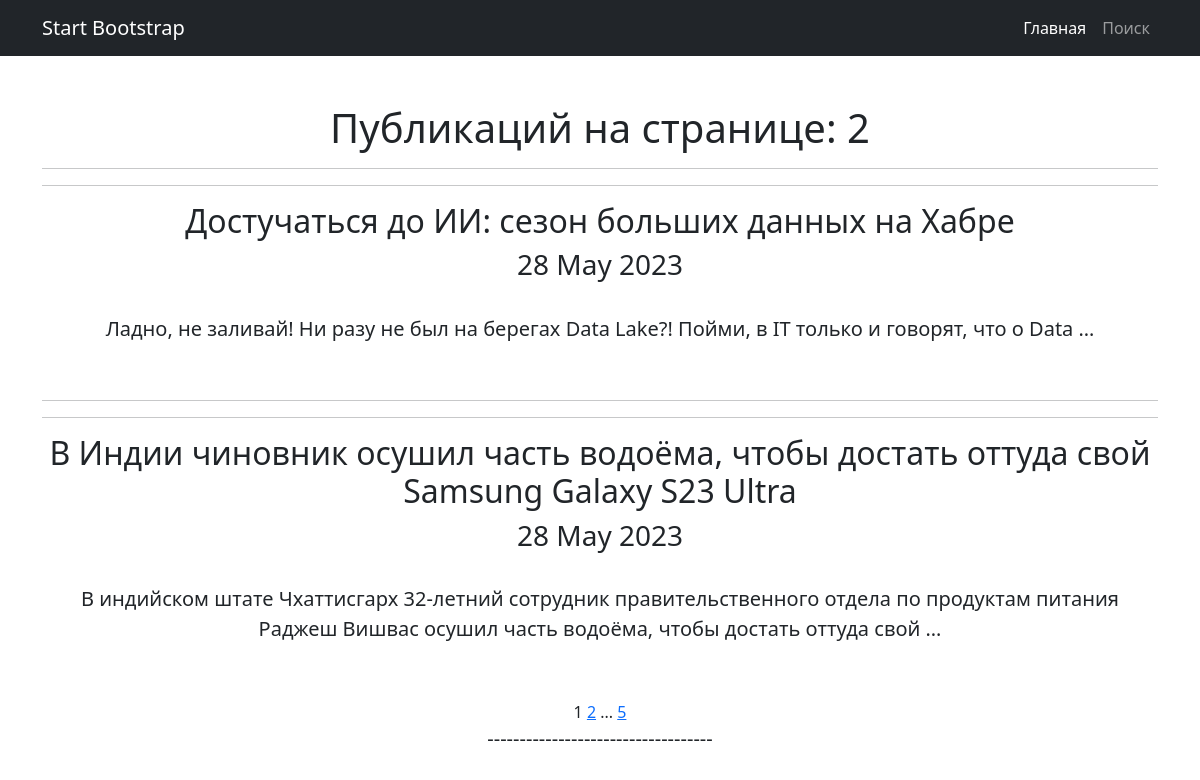
The page /news/ on the database as committed earlier.
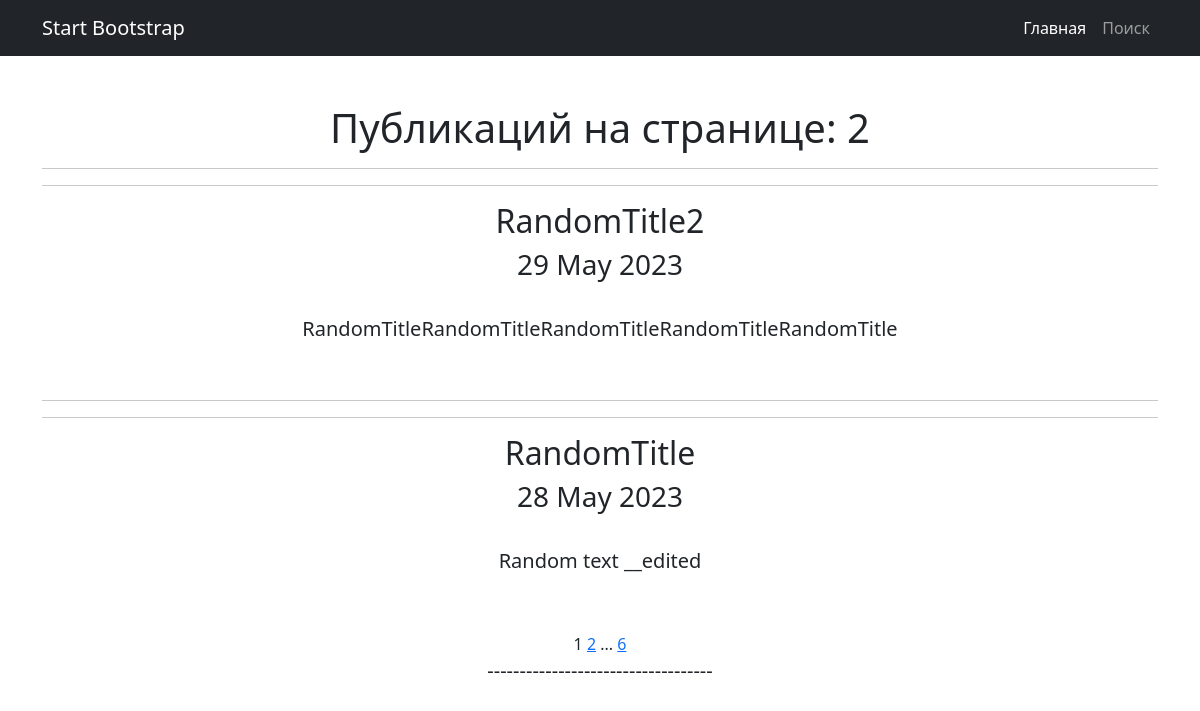
The same page on the database as committed later.
### news/models.py (models this page shows, shortened)
class Post(models.Model):
    article = 'at'
    news = 'nw'
    POST = [
        (article, 'Статья'),
        (news, 'Новости')
    ]
    author = models.ForeignKey(Author, on_delete=models.CASCADE)  # связь «один ко многим» с моделью Author;
    post_type = models.CharField(max_length=2, choices=POST, default='article')  # поле с выбором — статья или новость
    data_create = models.DateTimeField(auto_now_add=True)  # автоматически добавляемая дата и время создания;
    post_rating = models.IntegerField(default=0)  # рейтинг статьи/новости.
    post_header = models.CharField(max_length=255, default='')  # !!!!!!!!Изменить атрибуты  заголовок статьи/новости;
    post_text = models.TextField(default="")  # текст статьи/новости;
    categories = models.ManyToManyField(Category, through='PostCategory')

### news/views.py (the view)
# urls.py: path('news/', PostList.as_view(), name='post_list'),
class PostList(ListView):
    model = Post
    ordering = '-data_create'
    template_name = 'news.html'
    context_object_name = 'news'
    paginate_by = 2

### news/templatetags/censor.py (called while the page is built)
@register.simple_tag(takes_context=True)
def url_replace(context, **kwargs):
   d = context['request'].GET.copy()
   for k, v in kwargs.items():
       d[k] = v
   return d.urlencode()

### templates/news.html (shortened to what this page needs)
{% extends 'flatpages/default.html' %}
{% load censor %}
{% block content %}
<h1>Публикаций на странице: {{news|length}}</h1>
    {% if news %}
        {% for post in news %}
            <hr>
            <hr>
            <h2>{{ post.post_header|censor }}</h2>
            <h3>{{ post.data_create|date:'d M Y' }}</h3>
            <br>
            <p class="lead">{{ post.post_text|truncatewords:20|censor }}</p>
            <br>
        {% endfor %}
   {% else %}
       <h2>Статей нет!</h2>
   {% endif %}
   {{ page_obj.number }}
   {% if page_obj.has_next %}
       <a href="?{% url_replace page=page_obj.next_page_number %}">{{ page_obj.next_page_number }}</a>
       {% if paginator.num_pages != page_obj.next_page_number %}
           ...
           <a href="?{% url_replace page=page_obj.paginator.num_pages %}">{{ page_obj.paginator.num_pages }}</a>
       {% endif %}
   {% endif %}
{% endblock content %}

Rows that differ between the two databases and show on the page:
no longer on this page (row unchanged): Post: post_header|censor "Достучаться до ИИ: сезон больших данных на Хабре", data_create "28 May 2023", post_text|censor "Ладно, не заливай! Ни разу не был на берегах Data Lake?! Пойми, в IT только и говорят, что о Data …"
no longer on this page (row unchanged): Post: post_header|censor "В Индии чиновник осушил часть водоёма, чтобы достать оттуда свой Samsung Galaxy S23 Ultra", data_create "28 May 2023", post_text|censor "В индийском штате Чхаттисгарх 32-летний сотрудник правительственного отдела по продуктам питания Раджеш Вишвас осушил часть водоёма, чтобы достать оттуда свой …"
added Post: post_header|censor "RandomTitle2", data_create "29 May 2023", post_text|censor "RandomTitleRandomTitleRandomTitleRandomTitleRandomTitle"
added Post: post_header|censor "RandomTitle", data_create "28 May 2023", post_text|censor "Random text __edited"
Other text that changed with them:
{{ page_obj.paginator.num_pages }}: "5" → "6"
